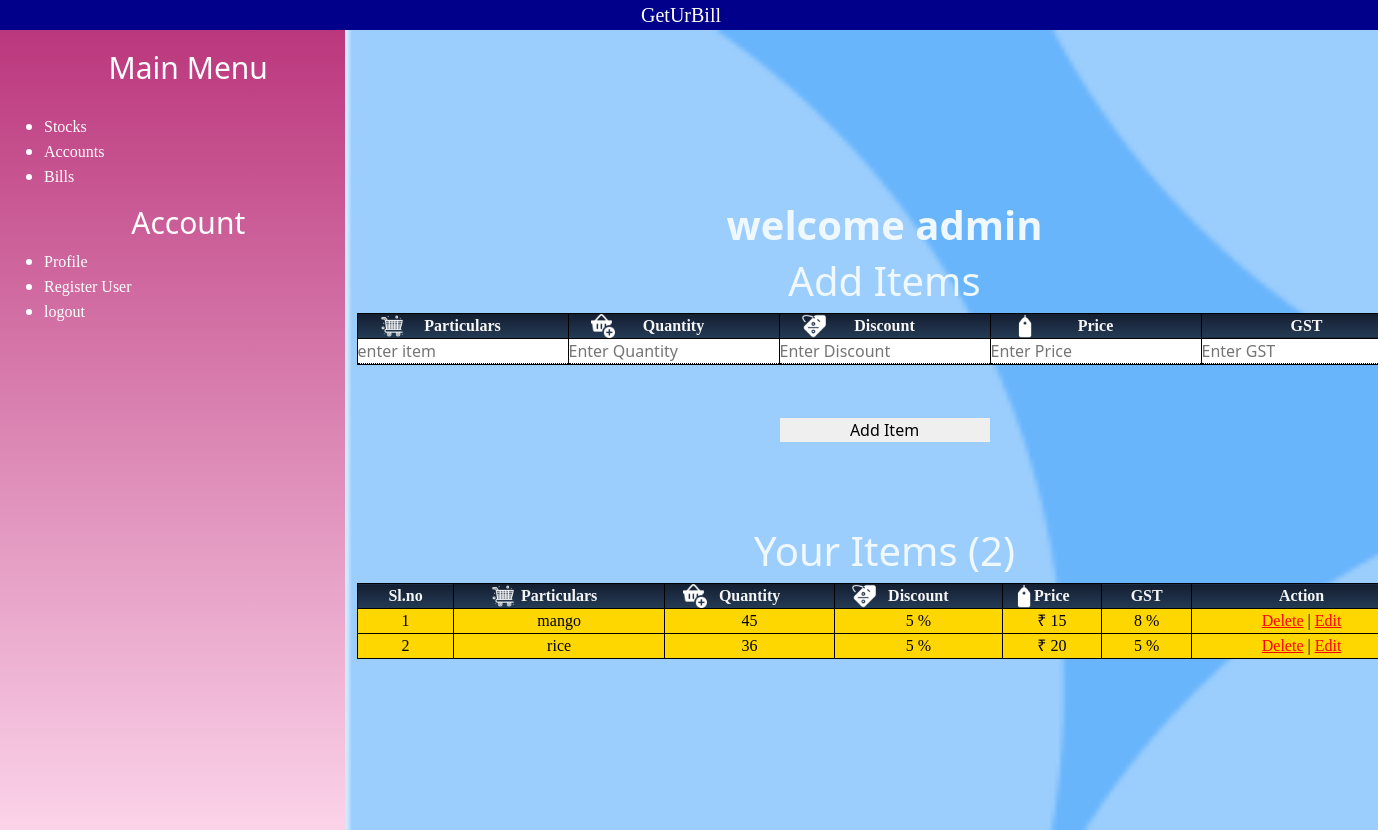
The page /dashboard/ (signed in) on the database as committed earlier.
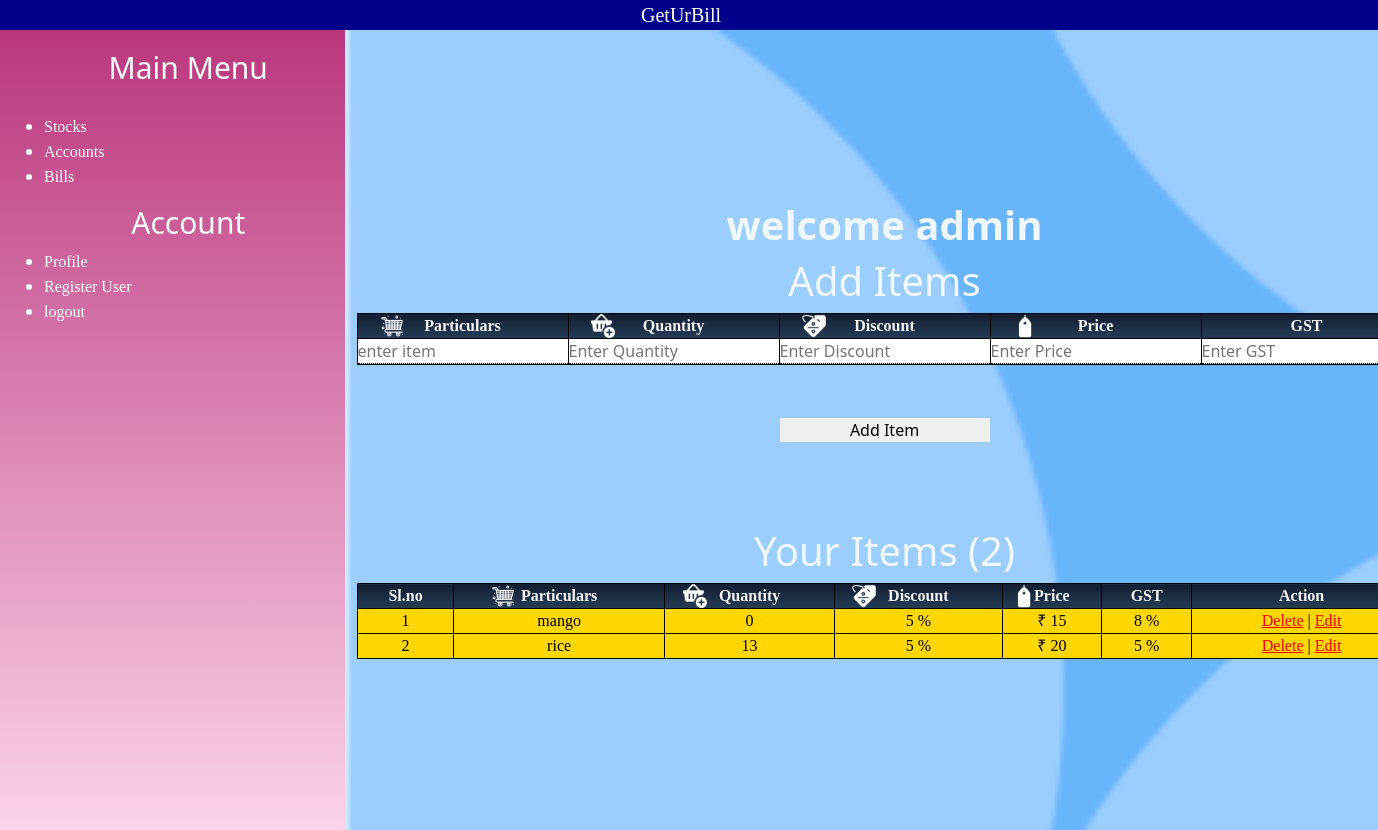
The same page on the database as committed later.
### GetUrBill/models.py (models this page shows, shortened)
class Items(models.Model):
    item_id=models.BigAutoField(primary_key=True)
    user=models.ForeignKey(Accounts,on_delete=CASCADE)
    item_name=models.CharField(max_length=100)
    quantity=models.IntegerField(default=0)
    selling_price=models.IntegerField(default=0)
    GST=models.IntegerField(default=9)
    discount=models.IntegerField(default=0)

### GetUrBill/views.py (the view, shortened to what this page needs)
# urls.py: path('dashboard/',views.dashboard),
@login_required
def dashboard(request):
    items=request.user.items_set.all()
    context={"i":items}
    return render(request ,"dashboard.html",context)

### templates/dashboard.html (shortened to what this page needs)
{% extends 'sidebar.html' %}
    {% block body %}
    <h1 class="text-center">
    <strong>welcome {{request.user.shop_name}}</strong></h1>
    <h1 class="text-center">Add Items</h1>
    <form action="/dashboard/" method="post" id="form" name="form">
    <div class="form-group" id="form-group">
        <table>
            <tr>
              <th>Particulars</th>
              <th>Quantity</th>
              <th>Discount</th>
              <th>Price</th>
              <th>GST</th>
            </tr>
            <tr>
                <td><input type="text" name="item_name"id="Particulars" placeholder="enter item" required></td>
                <td><input type="number" name="quantity" id="quantity" placeholder="Enter Quantity" required></td>
                <td><input type="number" name="discount" id="discount"placeholder="Enter Discount" required></td>
                <td><input type="number" name="price" id="price"placeholder="Enter Price" required></td>
                <td><input type="number" name="gst" id="gst"placeholder="Enter GST" required></td>
            </tr>
          </table>
</div>
    <input type="submit" value="Add Item" id="add">
</form>
{% if i %}
<h1 class="text-center">Your Items ({{i.count}})</h1>
<div class="Item">
<table style="width:100%">
    <tr>
        <th>Sl.no</th>
      <th>Particulars</th>
      <th>Quantity</th>
      <th>Discount</th>
      <th>Price</th>
      <th>GST</th>
      <th>Action</th>
    </tr>
    {% for j in i %}
    <tr>
      <td>{{forloop.counter}}</td>
      <td>{{j.item_name}}</td>
      <td>{{j.quantity}}</td>
      <td>{{j.discount}} %</td>
      <td>₹ {{j.selling_price}}</td>
      <td>{{j.GST}} %</td>
      <td><a href="/delete/{{j.item_id}}"onclick="load()">Delete</a> | <a href="/edit/{{j.item_id}}"onclick="load()">Edit</a></td>
    </tr>
    {% endfor %}
  </table>
</div>
   {% else %}
    <p class="text-center">You Do n {ot have any Items.</p>
    {% endif %}
{% endblock body %}

Rows that differ between the two databases and show on the page:
changed Items "mango": quantity "45" → "0"
changed Items "rice": quantity "36" → "13"
